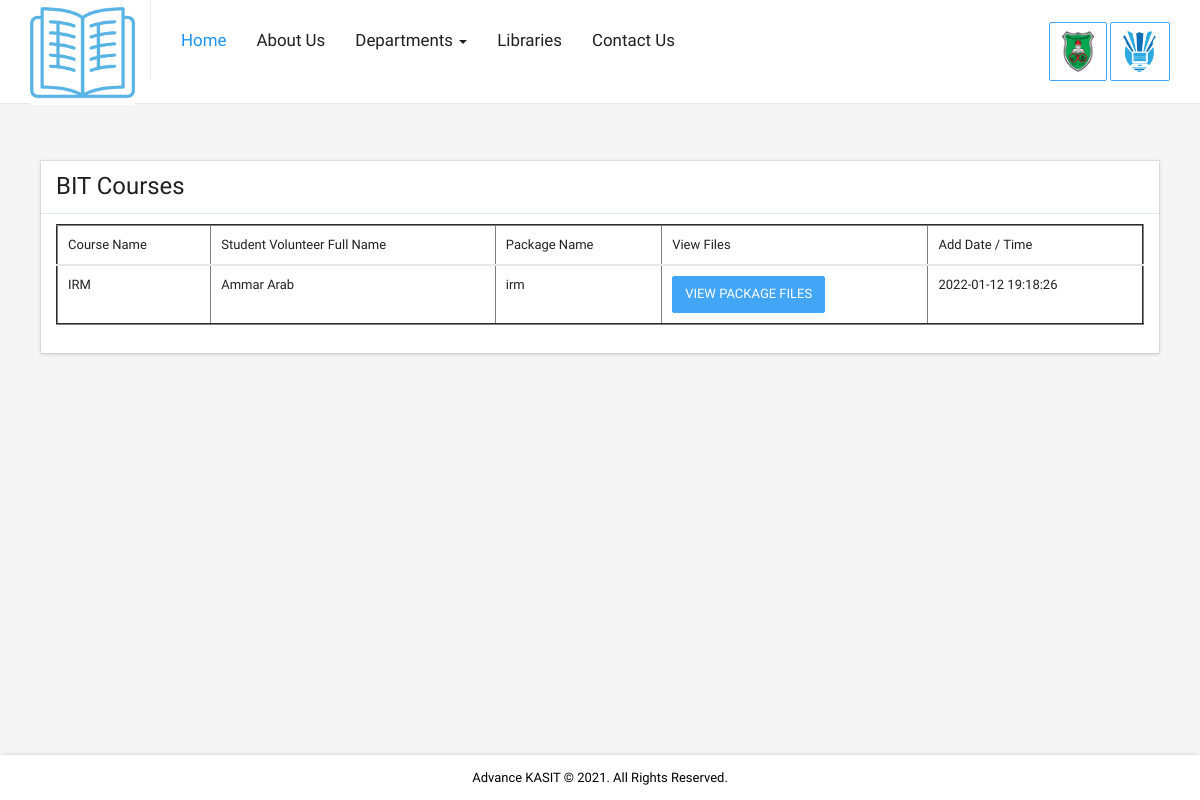
Screenshot of /Advance_KASIT_Code/BIT_Courses.php with the database file from the repository.
### tables this page shows
CREATE TABLE `courses_packages` (
  `ID` int(20) NOT NULL,
  `S_ID` int(20) NOT NULL,
  `C_ID` int(20) NOT NULL,
  `Department_Name` varchar(250) NOT NULL,
  `Package_Name` varchar(250) NOT NULL,
  `Add_Date_Time` timestamp NOT NULL DEFAULT current_timestamp() ON UPDATE current_timestamp()
);

CREATE TABLE `courses` (
  `ID` int(20) NOT NULL,
  `Course_Name` varchar(250) NOT NULL,
  `Department_Name` varchar(250) NOT NULL,
  `I_ID` int(20) NOT NULL
);

CREATE TABLE `students` (
  `Uni_Number` int(7) NOT NULL,
  `Full_Name` varchar(250) NOT NULL,
  `Department_Name` varchar(250) NOT NULL,
  `Email_Address` varchar(250) NOT NULL,
  `Phone_Number` varchar(250) NOT NULL,
  `Password` varchar(250) NOT NULL,
  `Volunteer_Status` varchar(250) NOT NULL,
  `Total_Rates` int(20) NOT NULL,
  `Add_Date_Time` timestamp NOT NULL DEFAULT current_timestamp() ON UPDATE current_timestamp()
);

### Advance_KASIT_Code/BIT_Courses.php (the view, shortened to what this page needs)
<?php
include("includes/config.php");
?>
<!DOCTYPE html>
<html class="transition-navbar-scroll top-navbar-xlarge bottom-footer" lang="en">
<head>
  <link href="css/vendor/all.css" rel="stylesheet">
  <link href="css/app/app.css" rel="stylesheet">
    <link rel="stylesheet" href="themes/default/default.css" type="text/css" media="screen" />
	    <link rel="stylesheet" href="nivo-slider.css" type="text/css" media="screen" />
    <link rel="stylesheet" href="style.css" type="text/css" media="screen" />
</head>
<body>
  <div class="navbar navbar-default navbar-fixed-top navbar-size-large navbar-size-xlarge paper-shadow" data-z="0" data-animated role="navigation">
    <div class="container">
      <div class="navbar-header">
        <div class="navbar-brand navbar-brand-logo">
          <a href="index.php">
           					<center><img src="images/logo2.png" width="100px" height="105px"/></center>
          </a>
        </div>
      </div>
      <div class="collapse navbar-collapse" id="main-nav">
        <ul class="nav navbar-nav navbar-nav-margin-left">
		 <li class="dropdown active">
            <a href="index.php" class="">Home</a>
          </li>
		 <li class="dropdown">
            <a href="About_Us.php" class="">About Us</a>
          </li>
		  <li class="dropdown">
            <a href="#" class="dropdown-toggle" data-toggle="dropdown">Departments <span class="caret"></span></a>
          </li>
	 <li class="dropdown">
            <a href="Libraries.php" class="">Libraries</a>
          </li>
		  <li class="dropdown">
            <a href="Contact_Us.php" class="">Contact Us</a>
          </li>
        </ul>
        <div class="navbar-right" >
      <a href="http://ju.edu.jo/home.aspx" class="navbar-btn btn btn-primary" target="_blank" style="background-color:#fff"><img src="images/ju.png" width="32px"/></a>
          <a href="http://computer.ju.edu.jo/Home.aspx" class="navbar-btn btn btn-primary" target="_blank" style="background-color:#fff"><img src="images/kasit2.png" width="34px"/></a>
	   </div>
      </div>
    </div>
  </div>
  <div class="container">
    <div class="page-section">
<br><br><br><br>
      <div class="row">
	    <div class="col-md-8 col-lg-12" style="margin-top:-40px">
        <div class="col-md-12 col-lg-12">
          <div class="panel panel-default paper-shadow" data-z="0.5">
            <ul class="list-group">
              <li class="list-group-item">
                <div class="media v-middle">
                  <div class="media-body">
                    <h4 class="text-headline margin-none">BIT Courses</h4>
                  </div>
                </div>
              </li>
              <li class="list-group-item media v-middle" style="overflow-x: auto;
  overflow-y: hidden;
  white-space: nowrap;">
                <div class="media-body">
<center>
  <table data-toggle="data-table" class="table" cellspacing="0" width="100%" border="2">
              <thead>
                <tr>
				                  <th>Course Name</th>
                  <th>Student Volunteer Full Name</th>
                  <th>Package Name</th>
                  <th>View Files</th>
                  <th>Add Date / Time</th>
                </tr>
              </thead>
              <tbody>
			     <?php
					$sql1 = mysqli_query($Conn,"select * from courses_packages where Department_Name='BIT' order by ID DESC");
					while ($row1 = mysqli_fetch_array($sql1)){
						$P_ID = $row1['ID'];
						$S_ID = $row1['S_ID'];
						$C_ID = $row1['C_ID'];
						$Package_Name = $row1['Package_Name'];
						$Add_Date_Time = $row1['Add_Date_Time'];
						$sql2 = mysqli_query($Conn,"select * from students where Uni_Number='$S_ID'");
						$row2 = mysqli_fetch_array($sql2);
						$Full_Name = $row2['Full_Name'];
						$sql3 = mysqli_query($Conn,"select * from courses where ID='$C_ID'");
						$row3 = mysqli_fetch_array($sql3);
						$Course_Name = $row3['Course_Name'];
						?>
                <tr>
				                  <td><?php echo $Course_Name; ?></td>
                  <td><?php echo $Full_Name; ?></td>
                  <td><?php echo $Package_Name; ?></td>
                  <td><a href="View_Package_Files.php?Package_Name=<?php echo $Package_Name; ?>&P_ID=<?php echo $P_ID; ?>" class="btn btn-primary">View Package Files</a></td>
                  <td><?php echo $Add_Date_Time; ?></td>
                </tr>
				<?php
					}
					?>
              </tbody>
            </table>
</center>
                </div>
              </li>
            </ul>
          </div>
        </div>
        </div>
      </div>
  </div>
  <footer class="footer">
    <strong><font color="#000">Advance KASIT © 2021. All Rights Reserved.</font></strong>
  </footer>
</body>
</html>

### Advance_KASIT_Code/style.css (style rules this page uses)
html, body, div, span, applet, object, iframe, h1, h2, h3, h4, h5, h6, p, blockquote, pre, a, abbr, acronym, address, big, cite, code, del, dfn, em, font, img, ins, kbd, q, s, samp, small, strike, strong, sub, sup, tt, var, dl, dt, dd, ol, ul, li, fieldset, form, label, legend, caption, th, td { text-align:left; font-weight:normal; }
header, section, footer, aside, nav, article, figure { display: block; }

### rows the page displays
courses_packages: C_ID.Course_Name "IRM", S_ID.Full_Name "Ammar Arab", Package_Name "irm", Add_Date_Time "2022-01-12 19:18:26"
